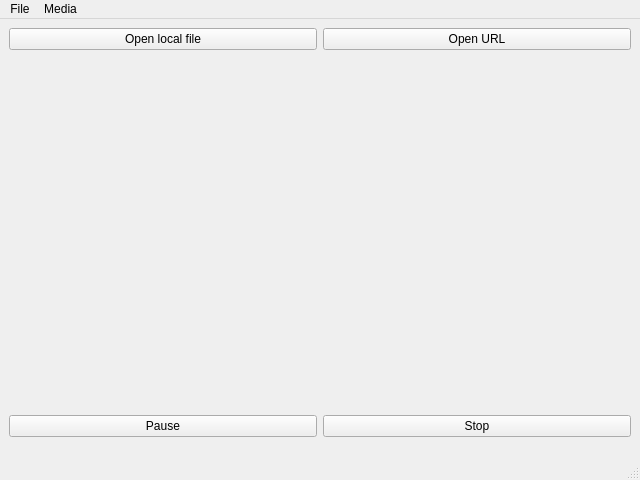
<?xml version="1.0" encoding="UTF-8"?>
<ui version="4.0">
 <class>DemoPlayer</class>
 <widget class="QMainWindow" name="Player">
  <property name="geometry">
   <rect>
    <x>0</x>
    <y>0</y>
    <width>640</width>
    <height>480</height>
   </rect>
  </property>
  <property name="windowTitle">
   <string>Demo Player</string>
  </property>
  <widget class="QWidget" name="centralwidget">
   <layout class="QGridLayout" name="gridLayout_2">
    <item row="1" column="0" colspan="2">
     <widget class="VlcWidgetVideo" name="video" native="true"/>
    </item>
    <item row="5" column="0" colspan="2">
     <widget class="VlcWidgetSeek" name="seek" native="true">
      <property name="sizePolicy">
       <sizepolicy hsizetype="Preferred" vsizetype="Maximum">
        <horstretch>0</horstretch>
        <verstretch>0</verstretch>
       </sizepolicy>
      </property>
     </widget>
    </item>
    <item row="3" column="1">
     <widget class="QPushButton" name="stop">
      <property name="text">
       <string>Stop</string>
      </property>
     </widget>
    </item>
    <item row="3" column="0">
     <widget class="QPushButton" name="pause">
      <property name="text">
       <string>Pause</string>
      </property>
      <property name="checkable">
       <bool>true</bool>
      </property>
     </widget>
    </item>
    <item row="0" column="0">
     <widget class="QPushButton" name="openLocal">
      <property name="text">
       <string>Open local file</string>
      </property>
     </widget>
    </item>
    <item row="0" column="1">
     <widget class="QPushButton" name="openUrl">
      <property name="text">
       <string>Open URL</string>
      </property>
     </widget>
    </item>
    <item row="4" column="0" colspan="2">
     <widget class="VlcWidgetVolumeSlider" name="volume" native="true">
      <property name="sizePolicy">
       <sizepolicy hsizetype="Fixed" vsizetype="Maximum">
        <horstretch>0</horstretch>
        <verstretch>0</verstretch>
       </sizepolicy>
      </property>
     </widget>
    </item>
   </layout>
  </widget>
  <widget class="QStatusBar" name="statusbar"/>
  <widget class="QMenuBar" name="menubar">
   <property name="geometry">
    <rect>
     <x>0</x>
     <y>0</y>
     <width>640</width>
     <height>23</height>
    </rect>
   </property>
   <widget class="QMenu" name="menuFile">
    <property name="title">
     <string>File</string>
    </property>
    <addaction name="actionOpenLocal"/>
    <addaction name="actionOpenUrl"/>
    <addaction name="separator"/>
    <addaction name="actionClose"/>
   </widget>
   <widget class="QMenu" name="menuMedia">
    <property name="title">
     <string>Media</string>
    </property>
    <addaction name="actionPause"/>
    <addaction name="actionStop"/>
   </widget>
   <addaction name="menuFile"/>
   <addaction name="menuMedia"/>
  </widget>
  <action name="actionClose">
   <property name="text">
    <string>Close</string>
   </property>
  </action>
  <action name="actionPause">
   <property name="text">
    <string>Pause</string>
   </property>
  </action>
  <action name="actionStop">
   <property name="text">
    <string>Stop</string>
   </property>
  </action>
  <action name="actionOpenLocal">
   <property name="text">
    <string>Open local file</string>
   </property>
  </action>
  <action name="actionOpenUrl">
   <property name="text">
    <string>Open URL</string>
   </property>
  </action>
 </widget>
 <customwidgets>
  <customwidget>
   <class>VlcWidgetVideo</class>
   <extends>QWidget</extends>
   <header>vlc-qt/WidgetVideo.h</header>
   <container>1</container>
   <slots>
    <signal>fullscreen()</signal>
    <slot>toggleFullscreen()</slot>
   </slots>
  </customwidget>
  <customwidget>
   <class>VlcWidgetVolumeSlider</class>
   <extends>QWidget</extends>
   <header>vlc-qt/WidgetVolumeSlider.h</header>
   <container>1</container>
   <slots>
    <slot>mute()</slot>
    <slot>volumeUp()</slot>
    <slot>volumeDown()</slot>
   </slots>
  </customwidget>
  <customwidget>
   <class>VlcWidgetSeek</class>
   <extends>QWidget</extends>
   <header>vlc-qt/WidgetSeek.h</header>
   <container>1</container>
  </customwidget>
 </customwidgets>
 <resources/>
 <connections>
  <connection>
   <sender>actionClose</sender>
   <signal>triggered()</signal>
   <receiver>DemoPlayer</receiver>
   <slot>close()</slot>
   <hints>
    <hint type="sourcelabel">
     <x>-1</x>
     <y>-1</y>
    </hint>
    <hint type="destinationlabel">
     <x>399</x>
     <y>299</y>
    </hint>
   </hints>
  </connection>
 </connections>
</ui>
